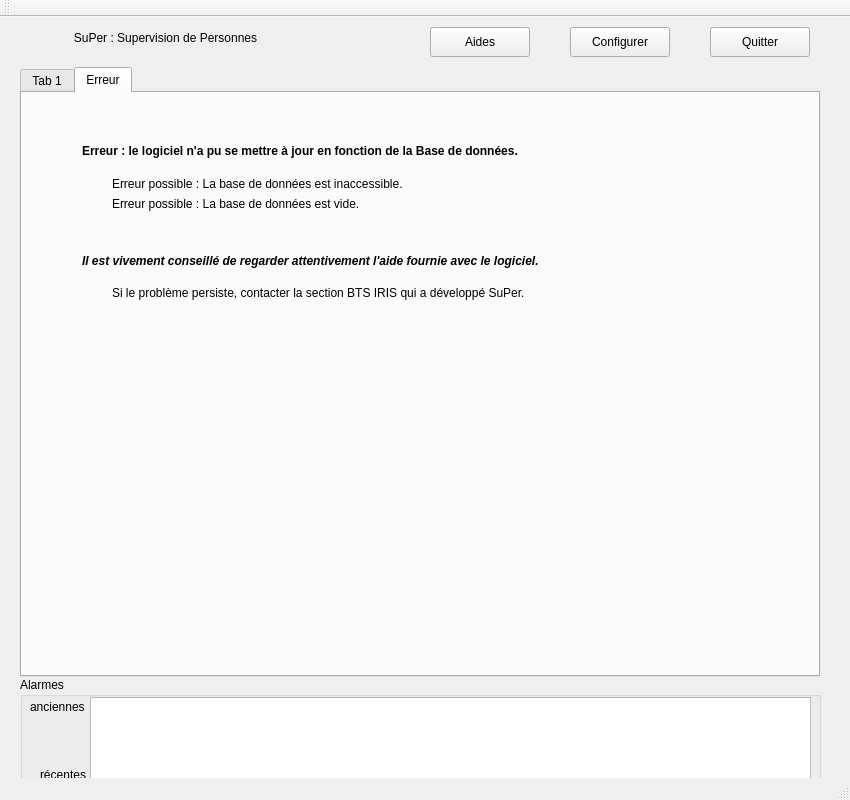
<?xml version="1.0" encoding="UTF-8"?>
<ui version="4.0">
 <class>Ihm</class>
 <widget class="QMainWindow" name="Ihm">
  <property name="geometry">
   <rect>
    <x>0</x>
    <y>0</y>
    <width>850</width>
    <height>800</height>
   </rect>
  </property>
  <property name="maximumSize">
   <size>
    <width>16777215</width>
    <height>16777215</height>
   </size>
  </property>
  <property name="windowTitle">
   <string>Ihm</string>
  </property>
  <widget class="QWidget" name="centralWidget">
   <widget class="QTabWidget" name="tabWidget">
    <property name="enabled">
     <bool>true</bool>
    </property>
    <property name="geometry">
     <rect>
      <x>20</x>
      <y>50</y>
      <width>800</width>
      <height>610</height>
     </rect>
    </property>
    <property name="maximumSize">
     <size>
      <width>16777215</width>
      <height>16777215</height>
     </size>
    </property>
    <property name="currentIndex">
     <number>1</number>
    </property>
    <widget class="QWidget" name="tab">
     <attribute name="title">
      <string>Tab 1</string>
     </attribute>
    </widget>
    <widget class="QWidget" name="tab_2">
     <attribute name="title">
      <string>Erreur</string>
     </attribute>
     <widget class="QLabel" name="label_2">
      <property name="geometry">
       <rect>
        <x>90</x>
        <y>80</y>
        <width>481</width>
        <height>21</height>
       </rect>
      </property>
      <property name="text">
       <string>Erreur possible : La base de données est inaccessible.</string>
      </property>
     </widget>
     <widget class="QLabel" name="label_3">
      <property name="geometry">
       <rect>
        <x>60</x>
        <y>50</y>
        <width>531</width>
        <height>16</height>
       </rect>
      </property>
      <property name="font">
       <font>
        <weight>75</weight>
        <bold>true</bold>
       </font>
      </property>
      <property name="text">
       <string>Erreur : le logiciel n'a pu se mettre à jour en fonction de la Base de données.</string>
      </property>
     </widget>
     <widget class="QLabel" name="label_4">
      <property name="geometry">
       <rect>
        <x>90</x>
        <y>100</y>
        <width>481</width>
        <height>21</height>
       </rect>
      </property>
      <property name="text">
       <string>Erreur possible : La base de données est vide.</string>
      </property>
     </widget>
     <widget class="QLabel" name="label_5">
      <property name="geometry">
       <rect>
        <x>60</x>
        <y>160</y>
        <width>571</width>
        <height>16</height>
       </rect>
      </property>
      <property name="font">
       <font>
        <weight>75</weight>
        <italic>true</italic>
        <bold>true</bold>
       </font>
      </property>
      <property name="text">
       <string>Il est vivement conseillé de regarder attentivement l'aide fournie avec le logiciel.</string>
      </property>
     </widget>
     <widget class="QLabel" name="label_6">
      <property name="geometry">
       <rect>
        <x>90</x>
        <y>190</y>
        <width>511</width>
        <height>20</height>
       </rect>
      </property>
      <property name="text">
       <string>Si le problème persiste, contacter la section BTS IRIS qui a développé SuPer.</string>
      </property>
     </widget>
    </widget>
   </widget>
   <widget class="QPushButton" name="btConfigurer">
    <property name="geometry">
     <rect>
      <x>570</x>
      <y>10</y>
      <width>100</width>
      <height>30</height>
     </rect>
    </property>
    <property name="text">
     <string>Configurer</string>
    </property>
    <property name="icon">
     <iconset>
      <normaloff>../ressources/ButtonConfigure.png</normaloff>../ressources/ButtonConfigure.png</iconset>
    </property>
   </widget>
   <widget class="QPushButton" name="btQuitter">
    <property name="geometry">
     <rect>
      <x>710</x>
      <y>10</y>
      <width>100</width>
      <height>30</height>
     </rect>
    </property>
    <property name="text">
     <string>Quitter</string>
    </property>
    <property name="icon">
     <iconset>
      <normaloff>../ressources/ButtonClose.png</normaloff>../ressources/ButtonClose.png</iconset>
    </property>
   </widget>
   <widget class="QPushButton" name="btHelp">
    <property name="geometry">
     <rect>
      <x>430</x>
      <y>10</y>
      <width>100</width>
      <height>30</height>
     </rect>
    </property>
    <property name="text">
     <string>Aides</string>
    </property>
    <property name="icon">
     <iconset>
      <normaloff>../ressources/ButtonHelp.png</normaloff>../ressources/ButtonHelp.png</iconset>
    </property>
   </widget>
   <widget class="QGroupBox" name="groupBox">
    <property name="geometry">
     <rect>
      <x>20</x>
      <y>660</y>
      <width>801</width>
      <height>111</height>
     </rect>
    </property>
    <property name="contextMenuPolicy">
     <enum>Qt::DefaultContextMenu</enum>
    </property>
    <property name="title">
     <string>Alarmes</string>
    </property>
    <widget class="QTextEdit" name="txtAlarme">
     <property name="enabled">
      <bool>true</bool>
     </property>
     <property name="geometry">
      <rect>
       <x>70</x>
       <y>20</y>
       <width>721</width>
       <height>91</height>
      </rect>
     </property>
     <property name="font">
      <font>
       <weight>75</weight>
       <bold>true</bold>
      </font>
     </property>
     <property name="cursor" stdset="0">
      <cursorShape>ForbiddenCursor</cursorShape>
     </property>
     <property name="mouseTracking">
      <bool>false</bool>
     </property>
     <property name="acceptDrops">
      <bool>true</bool>
     </property>
     <property name="readOnly">
      <bool>true</bool>
     </property>
     <property name="textInteractionFlags">
      <set>Qt::NoTextInteraction</set>
     </property>
    </widget>
    <widget class="QLabel" name="label2">
     <property name="geometry">
      <rect>
       <x>20</x>
       <y>90</y>
       <width>61</width>
       <height>16</height>
      </rect>
     </property>
     <property name="text">
      <string>récentes</string>
     </property>
    </widget>
    <widget class="QLabel" name="label2_2">
     <property name="geometry">
      <rect>
       <x>10</x>
       <y>20</y>
       <width>61</width>
       <height>20</height>
      </rect>
     </property>
     <property name="text">
      <string>anciennes</string>
     </property>
    </widget>
   </widget>
   <widget class="QLabel" name="label">
    <property name="geometry">
     <rect>
      <x>60</x>
      <y>10</y>
      <width>211</width>
      <height>21</height>
     </rect>
    </property>
    <property name="text">
     <string>SuPer : Supervision de Personnes</string>
    </property>
    <property name="textFormat">
     <enum>Qt::AutoText</enum>
    </property>
    <property name="alignment">
     <set>Qt::AlignCenter</set>
    </property>
   </widget>
   <widget class="QLabel" name="lbActivite">
    <property name="enabled">
     <bool>true</bool>
    </property>
    <property name="geometry">
     <rect>
      <x>30</x>
      <y>0</y>
      <width>31</width>
      <height>31</height>
     </rect>
    </property>
    <property name="text">
     <string/>
    </property>
    <property name="pixmap">
     <pixmap>../ressources/activite_vert.png</pixmap>
    </property>
   </widget>
  </widget>
  <widget class="QMenuBar" name="menuBar">
   <property name="geometry">
    <rect>
     <x>0</x>
     <y>0</y>
     <width>850</width>
     <height>20</height>
    </rect>
   </property>
  </widget>
  <widget class="QToolBar" name="mainToolBar">
   <attribute name="toolBarArea">
    <enum>TopToolBarArea</enum>
   </attribute>
   <attribute name="toolBarBreak">
    <bool>false</bool>
   </attribute>
  </widget>
  <widget class="QStatusBar" name="statusBar"/>
 </widget>
 <layoutdefault spacing="6" margin="11"/>
 <resources/>
 <connections/>
</ui>
